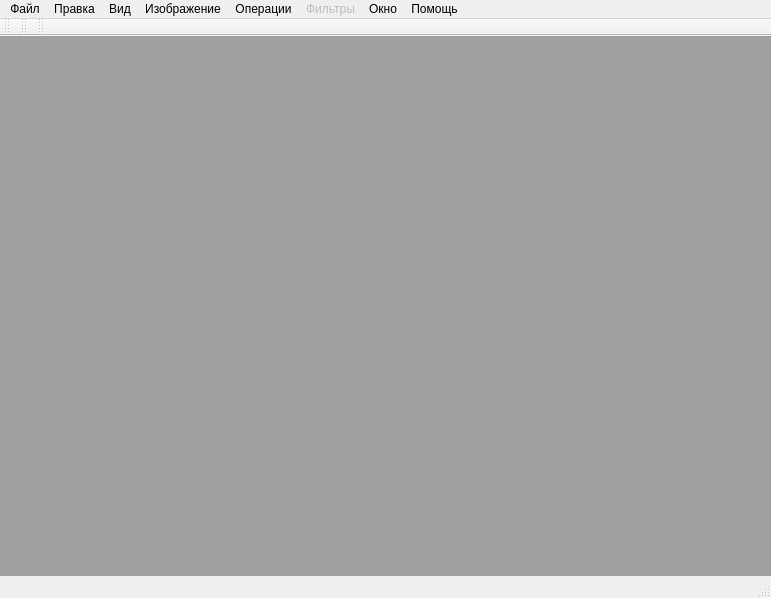
 <widget class="QMainWindow" name="MainWindow">
  <property name="geometry">
   <rect>
    <x>0</x>
    <y>0</y>
    <width>771</width>
    <height>598</height>
   </rect>
  </property>
  <property name="windowTitle">
   <string>MainWindow</string>
  </property>
  <widget class="QWidget" name="centralwidget">
   <layout class="QGridLayout" name="gridLayout">
    <property name="horizontalSpacing">
     <number>0</number>
    </property>
    <property name="margin">
     <number>0</number>
    </property>
    <item row="0" column="0">
     <widget class="QMdiArea" name="mdiArea"/>
    </item>
   </layout>
  </widget>
  <widget class="QMenuBar" name="menubar">
   <property name="geometry">
    <rect>
     <x>0</x>
     <y>0</y>
     <width>771</width>
     <height>21</height>
    </rect>
   </property>
   <widget class="QMenu" name="fileMenu">
    <property name="title">
     <string>Файл</string>
    </property>
    <addaction name="openAction"/>
    <addaction name="openFilterFromFileAction"/>
    <addaction name="createFromClipboardAction"/>
    <addaction name="saveAction"/>
    <addaction name="saveAsAction"/>
    <addaction name="separator"/>
    <addaction name="dbSettingAction"/>
    <addaction name="separator"/>
   </widget>
   <widget class="QMenu" name="editMenu">
    <property name="title">
     <string>Правка</string>
    </property>
    <addaction name="copyAllToClipboardAction"/>
    <addaction name="copySelectedToClipboardAction"/>
   </widget>
   <widget class="QMenu" name="viewMenu">
    <property name="title">
     <string>Вид</string>
    </property>
    <widget class="QMenu" name="settingsMenu">
     <property name="title">
      <string>Настройка</string>
     </property>
     <addaction name="defaultScaleParamAction"/>
     <addaction name="lineParamAction"/>
     <addaction name="gridParamAction"/>
     <addaction name="addedParamAction"/>
    </widget>
    <addaction name="rulerAction"/>
    <addaction name="gridAction"/>
    <addaction name="separator"/>
    <addaction name="zoomInAction"/>
    <addaction name="zoomOutAction"/>
    <addaction name="inSizeOfWindowAction"/>
    <addaction name="separator"/>
    <addaction name="settingsMenu"/>
   </widget>
   <widget class="QMenu" name="imageMenu">
    <property name="title">
     <string>Изображение</string>
    </property>
    <widget class="QMenu" name="turnImageMenu">
     <property name="title">
      <string>Повернуть</string>
     </property>
     <addaction name="turn90ToRightAction"/>
     <addaction name="turn90ToLeftAction"/>
     <addaction name="turn180Action"/>
     <addaction name="turnAction"/>
    </widget>
    <widget class="QMenu" name="grayMenu">
     <property name="title">
      <string>Оттенки серого</string>
     </property>
     <addaction name="grayAction"/>
     <addaction name="grayRAction"/>
     <addaction name="grayGAction"/>
     <addaction name="grayBAction"/>
    </widget>
    <addaction name="brightnessContrastAction"/>
    <addaction name="balanceColorAction"/>
    <addaction name="grayMenu"/>
    <addaction name="turnImageMenu"/>
    <addaction name="resolutionAction"/>
    <addaction name="separator"/>
   </widget>
   <widget class="QMenu" name="filterMenu">
    <property name="enabled">
     <bool>false</bool>
    </property>
    <property name="title">
     <string>Фильтры</string>
    </property>
   </widget>
   <widget class="QMenu" name="windowMenu">
    <property name="title">
     <string>Окно</string>
    </property>
    <addaction name="showFilterManageAction"/>
    <addaction name="closeAction"/>
    <addaction name="closeAllAction"/>
    <addaction name="separator"/>
    <addaction name="tileVerticalAction"/>
    <addaction name="tileHorizontalAction"/>
    <addaction name="cascadeAction"/>
    <addaction name="separator"/>
    <addaction name="previousAction"/>
    <addaction name="nextAction"/>
    <addaction name="separator"/>
   </widget>
   <widget class="QMenu" name="helpMenu">
    <property name="title">
     <string>Помощь</string>
    </property>
    <addaction name="aboutAction"/>
   </widget>
   <widget class="QMenu" name="operationMenu">
    <property name="title">
     <string>Операции</string>
    </property>
    <addaction name="cutUpAction"/>
    <addaction name="cutDownAction"/>
    <addaction name="batchProcessingAction"/>
   </widget>
   <addaction name="fileMenu"/>
   <addaction name="editMenu"/>
   <addaction name="viewMenu"/>
   <addaction name="imageMenu"/>
   <addaction name="operationMenu"/>
   <addaction name="filterMenu"/>
   <addaction name="windowMenu"/>
   <addaction name="helpMenu"/>
  </widget>
  <widget class="QStatusBar" name="statusbar"/>
  <widget class="QToolBar" name="fileToolBar">
   <property name="windowTitle">
    <string>Файл</string>
   </property>
   <property name="movable">
    <bool>true</bool>
   </property>
   <attribute name="toolBarArea">
    <enum>TopToolBarArea</enum>
   </attribute>
   <attribute name="toolBarBreak">
    <bool>false</bool>
   </attribute>
  </widget>
  <widget class="QToolBar" name="viewToolBar">
   <property name="windowTitle">
    <string>Вид</string>
   </property>
   <attribute name="toolBarArea">
    <enum>TopToolBarArea</enum>
   </attribute>
   <attribute name="toolBarBreak">
    <bool>false</bool>
   </attribute>
  </widget>
  <widget class="QToolBar" name="imageToolBar">
   <property name="windowTitle">
    <string>Изображение</string>
   </property>
   <attribute name="toolBarArea">
    <enum>TopToolBarArea</enum>
   </attribute>
   <attribute name="toolBarBreak">
    <bool>false</bool>
   </attribute>
  </widget>
  <action name="openAction">
   <property name="icon">
    <iconset resource="../iceapp.qrc">
     <normaloff>:/dvg/iceapp/images/open.png</normaloff>:/dvg/iceapp/images/open.png</iconset>
   </property>
   <property name="text">
    <string>Открыть...</string>
   </property>
   <property name="statusTip">
    <string>Открыть изображение</string>
   </property>
   <property name="shortcut">
    <string>Ctrl+O</string>
   </property>
  </action>
  <action name="createFromClipboardAction">
   <property name="text">
    <string>Создать из буфера обмена</string>
   </property>
  </action>
  <action name="saveAction">
   <property name="icon">
    <iconset resource="../iceapp.qrc">
     <normaloff>:/dvg/iceapp/images/save.png</normaloff>:/dvg/iceapp/images/save.png</iconset>
   </property>
   <property name="text">
    <string>Сохранить</string>
   </property>
   <property name="toolTip">
    <string>Сохранить</string>
   </property>
   <property name="statusTip">
    <string>Сохранить изображение</string>
   </property>
   <property name="shortcut">
    <string>Ctrl+S</string>
   </property>
  </action>
  <action name="saveAsAction">
   <property name="text">
    <string>Сохранить как...</string>
   </property>
   <property name="toolTip">
    <string>Сохранить как</string>
   </property>
   <property name="statusTip">
    <string>Сохранить изображение под другим именем</string>
   </property>
   <property name="shortcut">
    <string>Ctrl+Shift+S</string>
   </property>
  </action>
  <action name="dbSettingAction">
   <property name="text">
    <string>Соединение с БД фильтров...</string>
   </property>
   <property name="toolTip">
    <string>Соединение с БД фильтров</string>
   </property>
   <property name="statusTip">
    <string>Настроить соединение с БД фильтров</string>
   </property>
  </action>
  <action name="copyAllToClipboardAction">
   <property name="icon">
    <iconset resource="../iceapp.qrc">
     <normaloff>:/dvg/iceapp/images/copy.png</normaloff>:/dvg/iceapp/images/copy.png</iconset>
   </property>
   <property name="text">
    <string>Копировать</string>
   </property>
   <property name="statusTip">
    <string>Копировать в буфер обмена всё изображение</string>
   </property>
  </action>
  <action name="copySelectedToClipboardAction">
   <property name="text">
    <string>Копировать выделенное</string>
   </property>
   <property name="statusTip">
    <string>Копировать в буфер обмена выделенный участок изображения</string>
   </property>
   <property name="shortcut">
    <string>Ctrl+C, Ctrl+Ins</string>
   </property>
  </action>
  <action name="aboutAction">
   <property name="text">
    <string>О программе...</string>
   </property>
   <property name="statusTip">
    <string>О программе</string>
   </property>
  </action>
  <action name="rulerAction">
   <property name="checkable">
    <bool>true</bool>
   </property>
   <property name="icon">
    <iconset resource="../iceapp.qrc">
     <normaloff>:/dvg/iceapp/images/ruler.png</normaloff>:/dvg/iceapp/images/ruler.png</iconset>
   </property>
   <property name="text">
    <string>Линейка</string>
   </property>
   <property name="statusTip">
    <string>Линейка</string>
   </property>
  </action>
  <action name="gridAction">
   <property name="checkable">
    <bool>true</bool>
   </property>
   <property name="icon">
    <iconset resource="../iceapp.qrc">
     <normaloff>:/dvg/iceapp/images/grid.png</normaloff>:/dvg/iceapp/images/grid.png</iconset>
   </property>
   <property name="text">
    <string>Сетка</string>
   </property>
   <property name="statusTip">
    <string>Сетка</string>
   </property>
  </action>
  <action name="setupViewAction">
   <property name="text">
    <string>Настройка...</string>
   </property>
   <property name="statusTip">
    <string>Настройка...</string>
   </property>
  </action>
  <action name="zoomInAction">
   <property name="icon">
    <iconset resource="../iceapp.qrc">
     <normaloff>:/dvg/iceapp/images/zoomin.png</normaloff>:/dvg/iceapp/images/zoomin.png</iconset>
   </property>
   <property name="text">
    <string>Увеличить</string>
   </property>
   <property name="statusTip">
    <string>Увеличить</string>
   </property>
  </action>
  <action name="zoomOutAction">
   <property name="icon">
    <iconset resource="../iceapp.qrc">
     <normaloff>:/dvg/iceapp/images/zoomout.png</normaloff>:/dvg/iceapp/images/zoomout.png</iconset>
   </property>
   <property name="text">
    <string>Уменьшить</string>
   </property>
   <property name="statusTip">
    <string>Уменьшить</string>
   </property>
  </action>
  <action name="inSizeOfWindowAction">
   <property name="icon">
    <iconset resource="../iceapp.qrc">
     <normaloff>:/dvg/iceapp/images/insizeofwindow.png</normaloff>:/dvg/iceapp/images/insizeofwindow.png</iconset>
   </property>
   <property name="text">
    <string>В размер окна</string>
   </property>
   <property name="statusTip">
    <string>В размер окна</string>
   </property>
  </action>
  <action name="brightnessContrastAction">
   <property name="icon">
    <iconset resource="../iceapp.qrc">
     <normaloff>:/dvg/iceapp/images/contrast.png</normaloff>:/dvg/iceapp/images/contrast.png</iconset>
   </property>
   <property name="text">
    <string>Яркость/контрастность/интенсивность...</string>
   </property>
   <property name="statusTip">
    <string>Яркость/контрастность/интенсивность</string>
   </property>
  </action>
  <action name="balanceColorAction">
   <property name="icon">
    <iconset resource="../iceapp.qrc">
     <normaloff>:/dvg/iceapp/images/balance.png</normaloff>:/dvg/iceapp/images/balance.png</iconset>
   </property>
   <property name="text">
    <string>Баланс цветов...</string>
   </property>
   <property name="statusTip">
    <string>Баланс цветов</string>
   </property>
  </action>
  <action name="turn90ToRightAction">
   <property name="icon">
    <iconset resource="../iceapp.qrc">
     <normaloff>:/dvg/iceapp/images/turntoright.png</normaloff>:/dvg/iceapp/images/turntoright.png</iconset>
   </property>
   <property name="text">
    <string>90° по часовой стрелке</string>
   </property>
   <property name="statusTip">
    <string>90° по часовой стрелке</string>
   </property>
  </action>
  <action name="turn90ToLeftAction">
   <property name="icon">
    <iconset resource="../iceapp.qrc">
     <normaloff>:/dvg/iceapp/images/turntoleft.png</normaloff>:/dvg/iceapp/images/turntoleft.png</iconset>
   </property>
   <property name="text">
    <string>90° против часовой стрелке</string>
   </property>
   <property name="statusTip">
    <string>90° против часовой стрелке</string>
   </property>
  </action>
  <action name="turn180Action">
   <property name="icon">
    <iconset resource="../iceapp.qrc">
     <normaloff>:/dvg/iceapp/images/turntodown.png</normaloff>:/dvg/iceapp/images/turntodown.png</iconset>
   </property>
   <property name="text">
    <string>180°</string>
   </property>
   <property name="statusTip">
    <string>180°</string>
   </property>
  </action>
  <action name="turnAction">
   <property name="icon">
    <iconset resource="../iceapp.qrc">
     <normaloff>:/dvg/iceapp/images/turn.png</normaloff>:/dvg/iceapp/images/turn.png</iconset>
   </property>
   <property name="text">
    <string>Произвольный поворот...</string>
   </property>
   <property name="statusTip">
    <string>Произвольный поворот</string>
   </property>
  </action>
  <action name="resolutionAction">
   <property name="icon">
    <iconset resource="../iceapp.qrc">
     <normaloff>:/dvg/iceapp/images/resolution.png</normaloff>:/dvg/iceapp/images/resolution.png</iconset>
   </property>
   <property name="text">
    <string>Пересчитать размер</string>
   </property>
   <property name="statusTip">
    <string>Пересчитать размер</string>
   </property>
  </action>
  <action name="showFilterManageAction">
   <property name="enabled">
    <bool>false</bool>
   </property>
   <property name="text">
    <string>Просмотр фильтров</string>
   </property>
   <property name="statusTip">
    <string>Показать список фильтров</string>
   </property>
  </action>
  <action name="closeAction">
   <property name="text">
    <string>Закрыть</string>
   </property>
   <property name="statusTip">
    <string>Закрыть окно</string>
   </property>
  </action>
  <action name="closeAllAction">
   <property name="text">
    <string>Закрыть все</string>
   </property>
   <property name="statusTip">
    <string>Закрыть все окна</string>
   </property>
  </action>
  <action name="tileVerticalAction">
   <property name="text">
    <string>Слева направо</string>
   </property>
   <property name="statusTip">
    <string>Упорядочить окна слева направо плиткой</string>
   </property>
  </action>
  <action name="cascadeAction">
   <property name="text">
    <string>Каскадом</string>
   </property>
   <property name="statusTip">
    <string>Каскадом</string>
   </property>
  </action>
  <action name="nextAction">
   <property name="text">
    <string>Следующее</string>
   </property>
   <property name="statusTip">
    <string>Следующее окно</string>
   </property>
  </action>
  <action name="previousAction">
   <property name="text">
    <string>Предыдущее</string>
   </property>
   <property name="statusTip">
    <string>Предыдущее окно</string>
   </property>
  </action>
  <action name="tileHorizontalAction">
   <property name="text">
    <string>Сверху вниз</string>
   </property>
   <property name="statusTip">
    <string>Упорядочить окна сверху вниз плиткой</string>
   </property>
  </action>
  <action name="grayAction">
   <property name="checkable">
    <bool>true</bool>
   </property>
   <property name="icon">
    <iconset resource="../iceapp.qrc">
     <normaloff>:/dvg/iceapp/images/grayscale.png</normaloff>:/dvg/iceapp/images/grayscale.png</iconset>
   </property>
   <property name="text">
    <string>Все каналы</string>
   </property>
  </action>
  <action name="grayRAction">
   <property name="checkable">
    <bool>true</bool>
   </property>
   <property name="icon">
    <iconset resource="../iceapp.qrc">
     <normaloff>:/dvg/iceapp/images/grayscale.png</normaloff>:/dvg/iceapp/images/grayscale.png</iconset>
   </property>
   <property name="text">
    <string>Канал R</string>
   </property>
  </action>
  <action name="grayGAction">
   <property name="checkable">
    <bool>true</bool>
   </property>
   <property name="icon">
    <iconset resource="../iceapp.qrc">
     <normaloff>:/dvg/iceapp/images/grayscale.png</normaloff>:/dvg/iceapp/images/grayscale.png</iconset>
   </property>
   <property name="text">
    <string>Канал G</string>
   </property>
  </action>
  <action name="grayBAction">
   <property name="checkable">
    <bool>true</bool>
   </property>
   <property name="icon">
    <iconset resource="../iceapp.qrc">
     <normaloff>:/dvg/iceapp/images/grayscale.png</normaloff>:/dvg/iceapp/images/grayscale.png</iconset>
   </property>
   <property name="text">
    <string>Канал B</string>
   </property>
  </action>
  <action name="gridParamAction">
   <property name="text">
    <string>Сетка ...</string>
   </property>
  </action>
  <action name="lineParamAction">
   <property name="text">
    <string>Линейка ...</string>
   </property>
  </action>
  <action name="defaultScaleParamAction">
   <property name="text">
    <string>Масштаб по умолчанию</string>
   </property>
  </action>
  <action name="openFilterFromFileAction">
   <property name="text">
    <string>Открыть фильтр</string>
   </property>
  </action>
  <action name="cutUpAction">
   <property name="text">
    <string>Разрезка изображения ...</string>
   </property>
  </action>
  <action name="cutDownAction">
   <property name="text">
    <string>Сшивка изображения ...</string>
   </property>
  </action>
  <action name="batchProcessingAction">
   <property name="icon">
    <iconset resource="../iceapp.qrc">
     <normaloff>:/dvg/iceapp/images/batchprocessing.png</normaloff>:/dvg/iceapp/images/batchprocessing.png</iconset>
   </property>
   <property name="text">
    <string>Пакетная обработка ...</string>
   </property>
  </action>
  <action name="addedParamAction">
   <property name="text">
    <string>Дополнительно ...</string>
   </property>
  </action>
 </widget>
